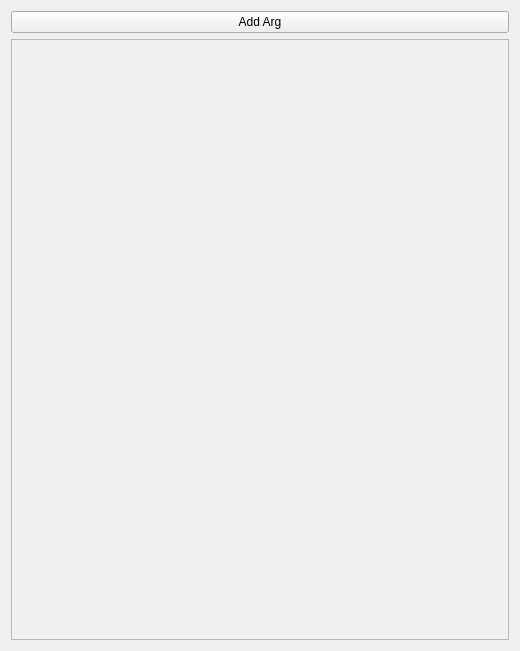
<?xml version="1.0" encoding="UTF-8"?>
<ui version="4.0">
 <class>extra_fields_ui</class>
 <widget class="QWidget" name="extra_fields_ui">
  <property name="geometry">
   <rect>
    <x>0</x>
    <y>0</y>
    <width>520</width>
    <height>651</height>
   </rect>
  </property>
  <property name="sizePolicy">
   <sizepolicy hsizetype="Preferred" vsizetype="Fixed">
    <horstretch>0</horstretch>
    <verstretch>0</verstretch>
   </sizepolicy>
  </property>
  <property name="windowTitle">
   <string>Form</string>
  </property>
  <layout class="QVBoxLayout" name="verticalLayout">
   <item>
    <widget class="QPushButton" name="add_extra_arg_button">
     <property name="text">
      <string>Add Arg</string>
     </property>
    </widget>
   </item>
   <item>
    <widget class="QScrollArea" name="scrollArea">
     <property name="widgetResizable">
      <bool>true</bool>
     </property>
     <widget class="QWidget" name="extra_fields_item_widget">
      <property name="geometry">
       <rect>
        <x>0</x>
        <y>0</y>
        <width>500</width>
        <height>601</height>
       </rect>
      </property>
      <layout class="QVBoxLayout" name="verticalLayout_2"/>
     </widget>
    </widget>
   </item>
  </layout>
 </widget>
 <resources/>
 <connections/>
</ui>
